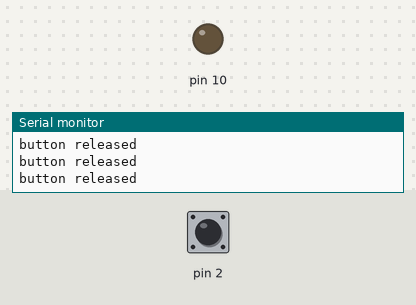
A sketch run on a simulated Arduino Uno, built with avr-gcc and run on an emulated ATmega328P. Shown: output pins drawn as LEDs (lit = HIGH), the last lines printed to the serial monitor. Dashed ring = blinking. The inputs (shaded band) are chosen by the test bench; at power-on: pin 2 HIGH.

Above: at 1.2 s.
1.3 s: pin 2 pulled LOW for 0.15 s
At 1.38 s:
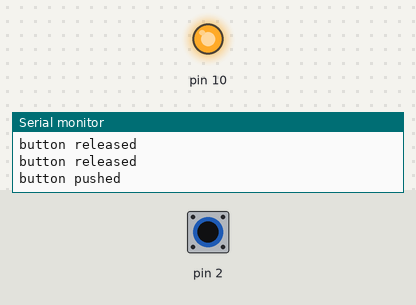
2.9 s: pin 2 pulled LOW for 1 s
At 4.8 s:
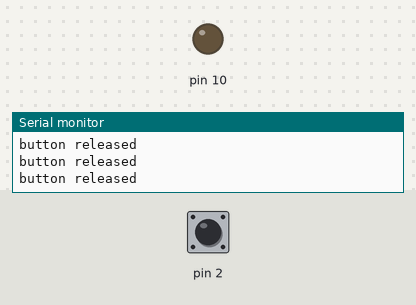
6.9 s: pin 2 pulsed LOW 5 times (0.12 s each, 0.3 s apart)
At 7.86 s:
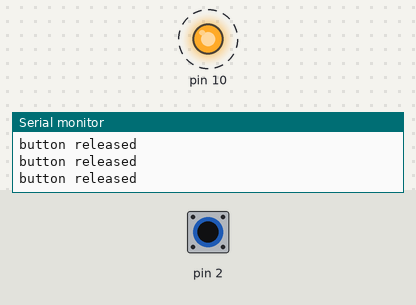
11.4 s: pin 2 driven LOW
At 11.8 s:
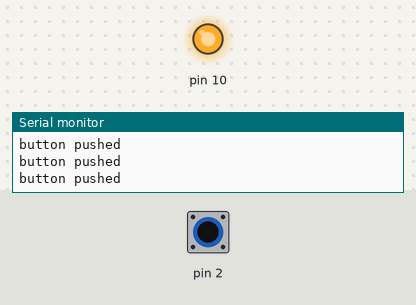
14.4 s: pin 2 driven HIGH
At 15.2 s:
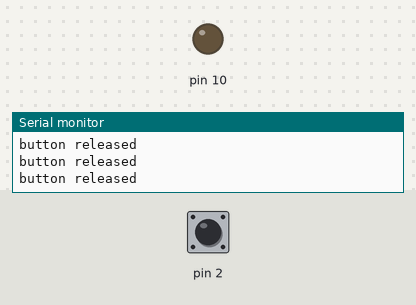
Timing chart, 0 to 17.4 s (numbered marks = the images above; inputs shaded):
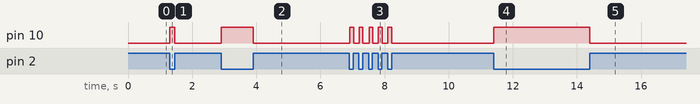

Measured:
- after the input at 1.3 s, pin 10: LOW → HIGH at once, → LOW 0.16 s later
- after the input at 2.9 s, pin 10: LOW → HIGH at once, → LOW 1.0 s later
- after the input at 6.9 s, pin 10: alternates HIGH for 0.12 s and LOW for 0.18 s, 10 changes in all, then stays LOW, starting at once
- after the input at 11.4 s, pin 10: LOW → HIGH at once
- after the input at 14.4 s, pin 10: HIGH → LOW at once

The sketch:

push_button.ino
```cpp
void setup() {
  // put your setup code here, to run once:
  Serial.begin(9600);
  Serial.println("Logs");
  pinMode(2,INPUT_PULLUP);
  pinMode(10,OUTPUT);
  //pinMode(11,OUTPUT);
  //pinMode(12,OUTPUT);
}

void loop() {
  // put your main code here, to run repeatedly:
  int pushed = digitalRead(2);
  if(pushed == LOW){
    digitalWrite(10,HIGH);
    Serial.println("button pushed");
    //digitalWrite(11,HIGH);
    //digitalWrite(12,HIGH);
  }
  else{
    digitalWrite(10,LOW);
    Serial.println("button released");
    //digitalWrite(12,LOW);
  }
}
```
